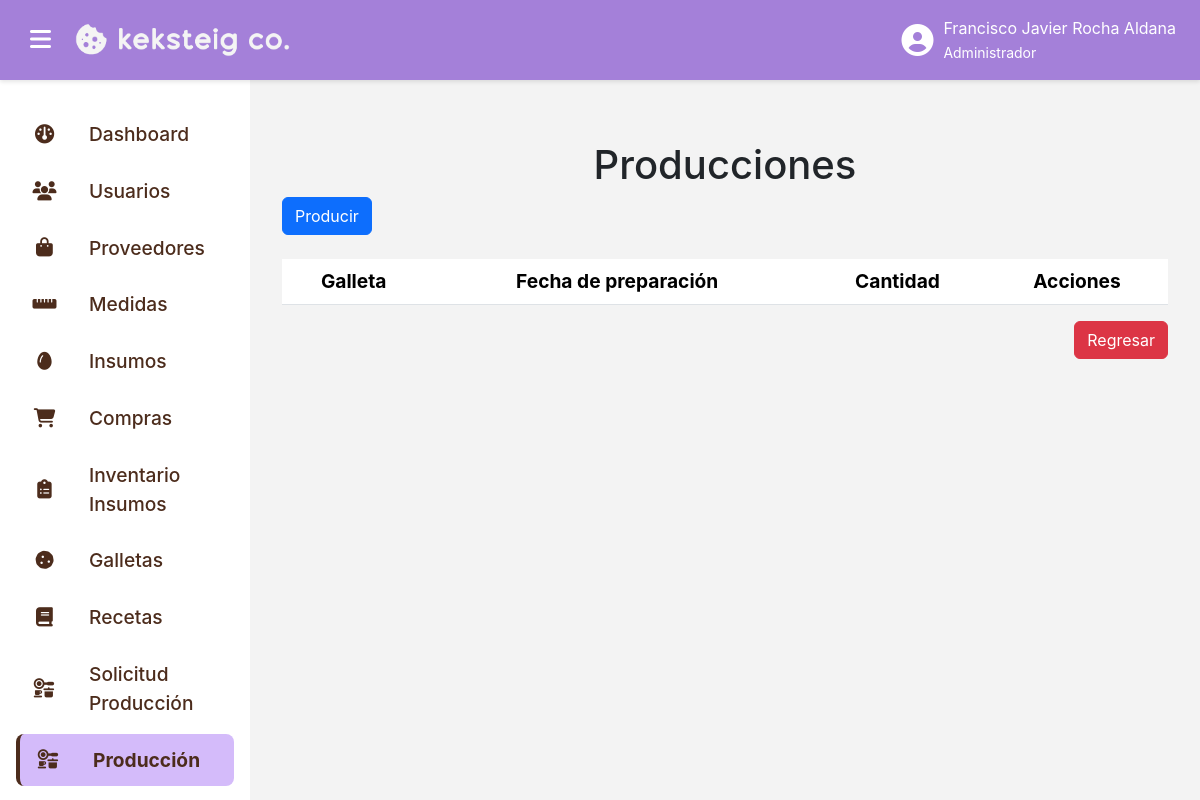
The page /producciones/lista_producciones/ (signed in) on the database as committed earlier.
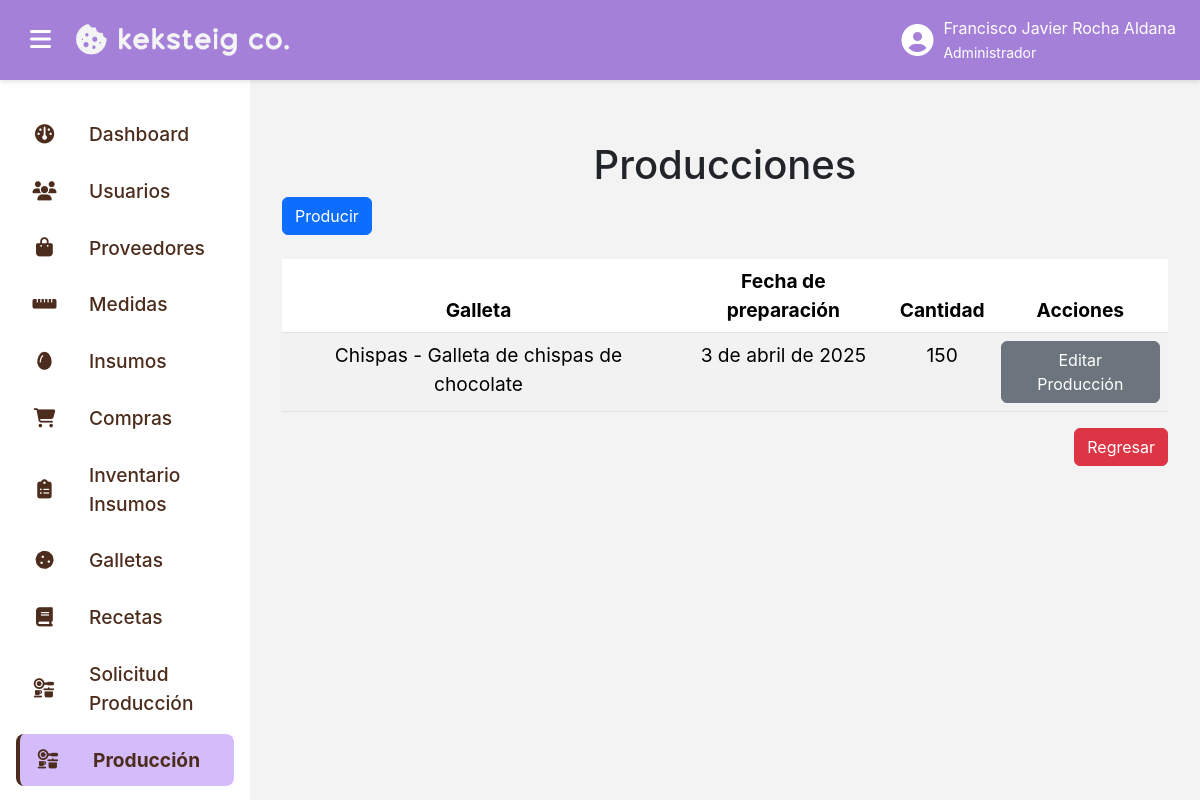
The same page on the database as committed later.
### producciones_app/models.py (models this page shows, shortened)
class Produccion(models.Model):
    cantidad = models.IntegerField(null=False)
    fecha_preparacion = models.DateTimeField(default=now)
    galleta = models.ForeignKey(Galleta, on_delete=models.CASCADE, null=False, blank=False)

### galletas_app/models.py (models this page shows)
class Galleta(models.Model):
    nombre = models.TextField(max_length=100)
    descripcion = models.TextField(max_length=1000)
    peso_individual = models.DecimalField(decimal_places=3, max_digits=10)
    imagen = models.ImageField(upload_to="Galletas/", null=False, blank=False)
    medida = models.ForeignKey(Medida, on_delete=models.CASCADE, null=False, blank=False)
    def __str__(self):
        return f"{self.nombre} - {self.descripcion}"

### producciones_app/views.py (the view, shortened to what this page needs)
# urls.py: path("lista_producciones/", login_required(ListaProduccionesView.as_view()), name="lista_producciones"),
class ListaProduccionesView(PermissionRequiredMixin, TemplateView):
    permission_required = ["producciones_app.view_Produccion"]
    login_url = "login"
    template_name = "lista_producciones.html"
    def get_context_data(self):
        lista = Produccion.objects.all()
        return {
            "lista": lista
        }

### producciones_app/templates/lista_producciones.html (shortened to what this page needs)
{% extends "base.html" %}
{% load static %}
{% block content %}
<div class="pantalla-completa">
    <div class="menu">
        <h1 class="text-center">
            Producciones
        </h1>
        <a class="btn btn-primary" href="{% url "crear_producciones" 0 %}">
            Producir
        </a>
        <div class="row d-flex mt-4">
            <div class="col-lg-12 col-md-12 col-sm-12 col-12">
                <div class="d-flex align-items-center justify-content-center">
                    <table class="table table-hover table-striped">
                        <thead>
                            <th class="text-center">
                                Galleta
                            </th>
                            <th class="text-center">
                                Fecha de preparaci&oacute;n
                            </th>
                            <th class="text-center">
                                Cantidad
                            </th>
                            <th class="text-center">
                                Acciones
                            </th>
                        </thead>
                        <tbody>
                            {% for item in lista %}
                                <tr>
                                    <td class="text-center">
                                        {{ item.galleta }}
                                    </td>
                                    <td class="text-center">
                                        {{ item.fecha_preparacion|date }}
                                    </td>
                                    <td class="text-center">
                                        {{ item.cantidad }}
                                    </td>
                                    <td class="text-center">
                                        <a class="btn btn-secondary" href="{% url "editar_producciones" item.id %}">
                                            Editar Producci&oacute;n
                                        </a>
                                    </td>
                                </tr>
                            {% endfor %}
                        </tbody>
                    </table>
                </div>
            </div>
        </div>
        <div class="d-flex align-items-center justify-content-end">
            <a class="btn btn-danger" href="{% url "home" %}">
                Regresar
            </a>
        </div>
    </div>
</div>
{% endblock content %}

### templates/base.html (shortened to what the changed rows need)
{% load static %}
<!DOCTYPE html>
<html lang="es">
<head>
    <link rel="stylesheet" href="{% static 'css/bootstrap.min.css' %}">
    <link href="https://cdnjs.cloudflare.com/ajax/libs/font-awesome/6.7.2/css/all.min.css" rel="stylesheet">
    <link rel="stylesheet" href="{% static 'css/styles.css' %}">
</head>
<body>
    <div class="topbar">
        <div class="user-info">
            <span>
                {{ user.first_name }} {{ user.last_name }}
                <br>
                <small>
                    {% for group in user.groups.all %}
                        {{ group.name }}
                    {% empty %}
                        El usuario no pertenece a ningún grupo.
                    {% endfor %}
                </small>
            </span>
        </div>
    </div>
    <div class="sidebar {% if is_sidebar_collapsed %}collapsed{% endif %}" id="sidebar">
        {% for grupo in request.user.groups.all %}
            {% if grupo.name == 'Administrador' %}
                <a href="{% url 'home' %}" class="{% if request.resolver_match.url_name == 'home' %}active{% endif %}">
                    <i class="fa-solid fa-dashboard"></i>
                    <span>
                        Dashboard
                    </span>
                </a>
            {% endif %}
            {% if grupo.name == 'Administrador' %}
                <a href="{% url 'lista_usuarios' %}" class="{% if '/usuarios/' in request.path %}active{% endif %}">
                    <i class="fas fa-users"></i>
                    <span>
                        Usuarios
                    </span>
                </a>
            {% endif %}
            {% if grupo.name == 'Administrador' %}
                <a href="{% url 'lista_proveedores' %}" class="{% if request.resolver_match.url_name == 'lista_proveedores' %}active{% endif %}">
                    <i class="fa-solid fa-bag-shopping"></i>
                    <span>
                        Proveedores
                    </span>
                </a>
            {% endif %}
            {% if grupo.name == 'Administrador' %}
                <a href="{% url 'lista_medidas' %}" class="{% if request.resolver_match.url_name == 'lista_medidas' %}active{% endif %}">
                    <i class="fa-solid fa-ruler-horizontal"></i>
                    <span>
                        Medidas
                    </span>
                </a>
            {% endif %}
            {% if grupo.name == 'Administrador' %}
                <a href="{% url 'lista_insumos' %}" class="{% if request.resolver_match.url_name == 'lista_insumos' %}active{% endif %}">
                    <i class="fa-solid fa-egg"></i>
                    <span>
                        Insumos
                    </span>
                </a>
            {% endif %}
            {% if grupo.name == 'Administrador' %}
                <a href="{% url 'lista_compras' %}" class="{% if request.resolver_match.url_name == 'lista_compras' %}active{% endif %}">
                    <i class="fa-solid fa-cart-shopping"></i>
                    <span>
                        Compras
                    </span>
                </a>
            {% endif %}
            {% if grupo.name == 'Administrador' %}
                <a href="{% url 'lista_inventario' %}" class="{% if request.resolver_match.url_name == 'lista_inventario' %}active{% endif %}">
                    <i class="fa-solid fa-clipboard-list"></i>
                    <span>
                        Inventario Insumos
                    </span>
                </a>
            {% endif %}
            {% if grupo.name == 'Administrador' %}
                <a href="{% url 'lista_galletas' %}" class="{% if request.resolver_match.url_name == 'lista_galletas' %}active{% endif %}">
                    <i class="fa-solid fa-cookie"></i>
                    <span>
                        Galletas
                    </span>
                </a>
            {% endif %}
            {% if grupo.name == 'Administrador' %}
                <a href="{% url 'lista_recetas' %}" class="{% if request.resolver_match.url_name == 'lista_recetas' %}active{% endif %}">
                    <i class="fa-solid fa-book"></i>
                    <span>
                        Recetas
                    </span>
                </a>
            {% endif %}
            {% if grupo.name == 'Administrador' %}
                <a href="{% url 'lista_solicitarproducciones' %}" class="{% if request.resolver_match.url_name == 'lista_solicitarproducciones' %}active{% endif %}">
                    <i class="fa-solid fa-kitchen-set"></i>
                    <span>
                        Solicitud Producción
                    </span>
                </a>
            {% endif %}
            {% if grupo.name == 'Administrador' %}
                <a href="{% url 'lista_producciones' %}" class="{% if request.resolver_match.url_name == 'lista_producciones' %}active{% endif %}">
                    <i class="fa-solid fa-kitchen-set"></i>
                    <span>
                        Producción
                    </span>
                </a>
            {% endif %}
            {% if grupo.name == 'Administrador' %}
                <a href="{% url 'lista_mermas' %}" class="{% if request.resolver_match.url_name == 'lista_mermas' %}active{% endif %}">
                </a>
            {% endif %}
        {% endfor %}
    </div>
    <div class="content">
        {% block content %}
        {% endblock content %}
    </div>
</body>
</html>

Rows that differ between the two databases and show on the page:
added Produccion: galleta "Chispas - Galleta de chispas de chocolate", fecha_preparacion "3 de abril de 2025", cantidad "150"
